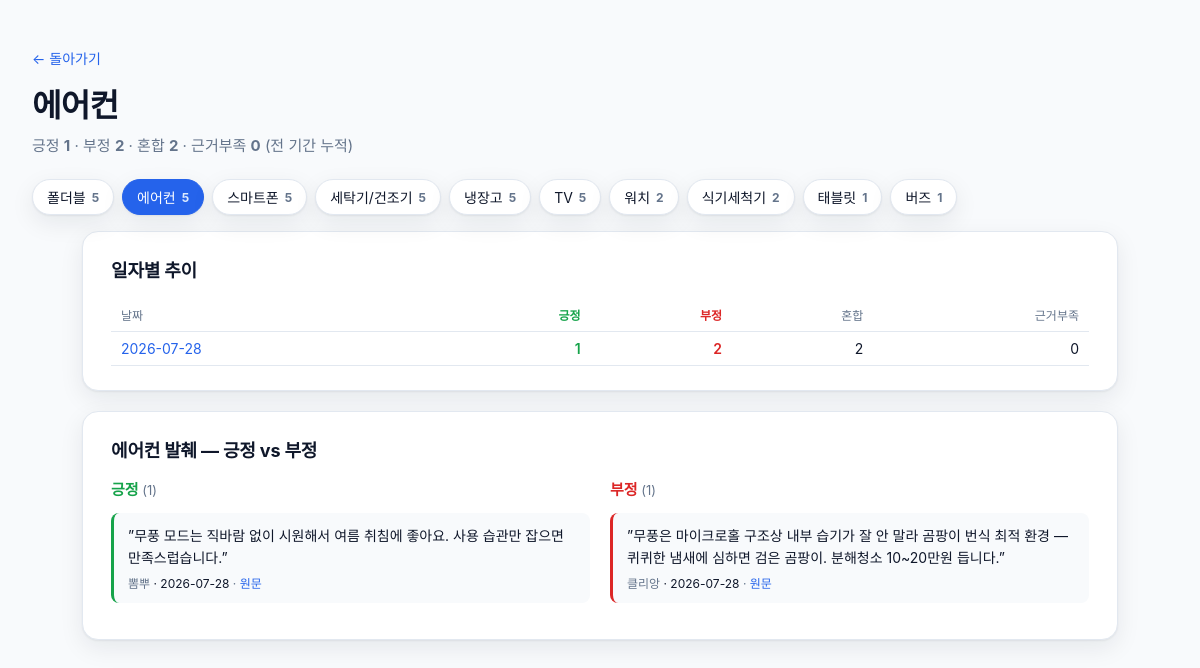
The page /category/에어컨 on the database its author committed.
### tables this page shows
CREATE TABLE category_sentiment (
  date TEXT NOT NULL,
  category TEXT NOT NULL,
  positive INTEGER NOT NULL,
  negative INTEGER NOT NULL,
  mixed INTEGER NOT NULL,
  unclear INTEGER NOT NULL,
  PRIMARY KEY (date, category)
);

CREATE TABLE excerpts (
  id INTEGER PRIMARY KEY AUTOINCREMENT,
  date TEXT NOT NULL,
  sentiment TEXT NOT NULL CHECK(sentiment IN ('positive','negative')),
  category TEXT NOT NULL,
  source TEXT,
  text TEXT NOT NULL,
  url TEXT
);

### viewer/app.py (the view)
@app.get("/category/{category:path}", response_class=HTMLResponse)
def category_detail(request: Request, category: str):
    data = fetch_category(category)
    return templates.TemplateResponse(
        request,
        "category.html",
        {"category": category, "categories": fetch_categories(), **data},
    )

### viewer/templates/category.html (shortened to what this page needs)
<!doctype html>
<html lang="ko">
<head>
  <link rel="stylesheet" href="/static/style.css" />
</head>
<body>
  <header class="page-header detail">
    <a class="back" href="/">← 돌아가기</a>
    <h1>{{ category }}</h1>
    <p class="subtitle">
      긍정 <strong class="pos">{{ totals.positive }}</strong> ·
      부정 <strong class="neg">{{ totals.negative }}</strong> ·
      혼합 <strong>{{ totals.mixed }}</strong> ·
      근거부족 <strong>{{ totals.unclear }}</strong>
      <span class="muted">(전 기간 누적)</span>
    </p>
  </header>
  {% if categories %}
  <nav class="cat-nav">
    {% for c in categories %}
      <a class="cat-chip {% if c.category == category %}on{% endif %}" href="/category/{{ c.category }}">
        {{ c.category }} <span class="cnt">{{ c.total }}</span>
      </a>
    {% endfor %}
  </nav>
  {% endif %}
  <main class="detail-main">
    <section class="block">
      <h2>일자별 추이</h2>
      <table class="matrix">
        <thead>
          <tr>
            <th>날짜</th>
            <th class="pos">긍정</th>
            <th class="neg">부정</th>
            <th>혼합</th>
            <th>근거부족</th>
          </tr>
        </thead>
        <tbody>
          {% for row in by_day %}
          <tr>
            <td><a href="/day/{{ row.date }}">{{ row.date }}</a></td>
            <td class="pos">{{ row.positive }}</td>
            <td class="neg">{{ row.negative }}</td>
            <td>{{ row.mixed }}</td>
            <td>{{ row.unclear }}</td>
          </tr>
          {% endfor %}
        </tbody>
      </table>
    </section>
    <section class="block excerpts">
      <h2>{{ category }} 발췌 — 긍정 vs 부정</h2>
      <div class="two-col">
        <div class="col pos-col">
          <h3>긍정 <span class="count">({{ excerpts_positive|length }})</span></h3>
          {% if excerpts_positive %}
            {% for e in excerpts_positive %}
            <article class="excerpt pos">
              <blockquote>”{{ e.text|mask_store }}”</blockquote>
              <div class="meta">
                <span class="src">{{ e.source|fmt_source or "출처 미상" }}</span>
                <span class="cat">· {{ e.date }}</span>
                {% if e.url %}
                  · <a href="{{ e.url }}" target="_blank" rel="noopener">원문</a>
                {% endif %}
              </div>
            </article>
            {% endfor %}
          {% else %}
            <p class="muted">긍정 발췌 없음</p>
          {% endif %}
        </div>
        <div class="col neg-col">
          <h3>부정 <span class="count">({{ excerpts_negative|length }})</span></h3>
          {% if excerpts_negative %}
            {% for e in excerpts_negative %}
            <article class="excerpt neg">
              <blockquote>”{{ e.text|mask_store }}”</blockquote>
              <div class="meta">
                <span class="src">{{ e.source|fmt_source or "출처 미상" }}</span>
                <span class="cat">· {{ e.date }}</span>
                {% if e.url %}
                  · <a href="{{ e.url }}" target="_blank" rel="noopener">원문</a>
                {% endif %}
              </div>
            </article>
            {% endfor %}
          {% else %}
            <p class="muted">부정 발췌 없음</p>
          {% endif %}
        </div>
      </div>
    </section>
  </main>
</body>
</html>

### viewer/static/style.css (style rules this page uses)
:root { --pos: #16a34a; --neg: #dc2626; --warn: #d97706; --ink: #0f172a; --muted: #64748b; --bg: #f8fafc; --card: #ffffff; --line: #e2e8f0; --accent: #2563eb; --shadow: 0 1px 2px rgba(15,23,42,.06), 0 8px 24px rgba(15,23,42,.08); }
* { box-sizing: border-box; }
html, body { margin: 0; padding: 0; background: var(--bg); color: var(--ink); font-family: "Apple SD Gothic Neo", "맑은 고딕", "Malgun Gothic", -apple-system, BlinkMacSystemFont, "Segoe UI", Roboto, "Helvetica Neue", Arial, sans-serif; -webkit-font-smoothing: antialiased; }
a { color: var(--accent); text-decoration: none; }
.page-header { padding: 48px 32px 24px; max-width: 1280px; margin: 0 auto; }
.page-header h1 { font-size: 32px; margin: 0 0 8px; letter-spacing: -0.02em; }
.page-header .subtitle { margin: 0; color: var(--muted); font-size: 15px; }
.page-header.detail .back { display: inline-block; margin-bottom: 12px; font-size: 14px; }
.muted { color: var(--muted); }
.detail-main { max-width: 1100px; margin: 0 auto; padding: 0 32px 64px; }
.block { background: var(--card); border: 1px solid var(--line); border-radius: 16px; padding: 24px 28px; margin-bottom: 20px; box-shadow: var(--shadow); }
.block h2 { margin: 0 0 16px; font-size: 18px; letter-spacing: -0.01em; }
.matrix { width: 100%; border-collapse: collapse; font-size: 14px; }
.matrix th, .matrix td { padding: 8px 10px; text-align: right; border-bottom: 1px solid var(--line); }
.matrix th:first-child, .matrix td:first-child { text-align: left; }
.matrix th { color: var(--muted); font-weight: 500; font-size: 12px; }
.matrix .pos { color: var(--pos); font-weight: 600; }
.matrix .neg { color: var(--neg); font-weight: 600; }
.two-col { display: grid; grid-template-columns: 1fr 1fr; gap: 20px; }
.pos-col h3 { color: var(--pos); }
.neg-col h3 { color: var(--neg); }
.col h3 { margin: 0 0 14px; font-size: 15px; }
.count { color: var(--muted); font-weight: 400; font-size: 13px; }
.excerpt { border-left: 3px solid var(--line); background: #f8fafc; border-radius: 8px; padding: 12px 14px; margin-bottom: 12px; }
.excerpt.pos { border-left-color: var(--pos); }
.excerpt.neg { border-left-color: var(--neg); }
.excerpt blockquote { margin: 0 0 6px; font-size: 14px; line-height: 1.55; }
.excerpt .meta { font-size: 12px; color: var(--muted); }
.excerpt .cat { color: var(--ink); }
.cat-nav { max-width: 1280px; margin: 0 auto 8px; padding: 0 32px 8px; display: flex; flex-wrap: wrap; gap: 8px; }
.cat-chip { display: inline-flex; align-items: center; gap: 6px; padding: 7px 14px; background: var(--card); border: 1px solid var(--line); border-radius: 999px; box-shadow: var(--shadow); font-size: 14px; color: var(--ink); }
.cat-chip.on { background: var(--accent); color: #fff; border-color: var(--accent); }
.cat-chip .cnt { font-size: 12px; font-weight: 700; color: var(--muted); }
.cat-chip.on .cnt { color: #dbeafe; }

### rows shown on the page
category_sentiment: category "태블릿", total "1"
category_sentiment: date "2026-07-28", positive "1", negative "2", mixed "2", unclear "0"
excerpts: text|mask_store "무풍 모드는 직바람 없이 시원해서 여름 취침에 좋아요. 사용 습관만 잡으면 만족스럽습니다.", source|fmt_source "뽐뿌", date "2026-07-28"
excerpts: text|mask_store "무풍은 마이크로홀 구조상 내부 습기가 잘 안 말라 곰팡이 번식 최적 환경 — 퀴퀴한 냄새에 심하면 검은 곰팡이. 분해청소 10~20만원 듭니다.", source|fmt_source "클리앙", date "2026-07-28"

### other values the page prints
{{ category }} "에어컨"
{{ totals.positive }} "1"
{{ totals.negative }} "2"
{{ totals.mixed }} "2"
{{ totals.unclear }} "0"
{{ c.category }} "폴더블" "에어컨" "스마트폰" "세탁기/건조기" "냉장고" "TV" "워치" "식기세척기" "버즈"
{{ c.total }} "5" "5" "5" "5" "5" "5" "2" "2" "1"
{{ excerpts_positive|length }} "1"
{{ excerpts_negative|length }} "1"
